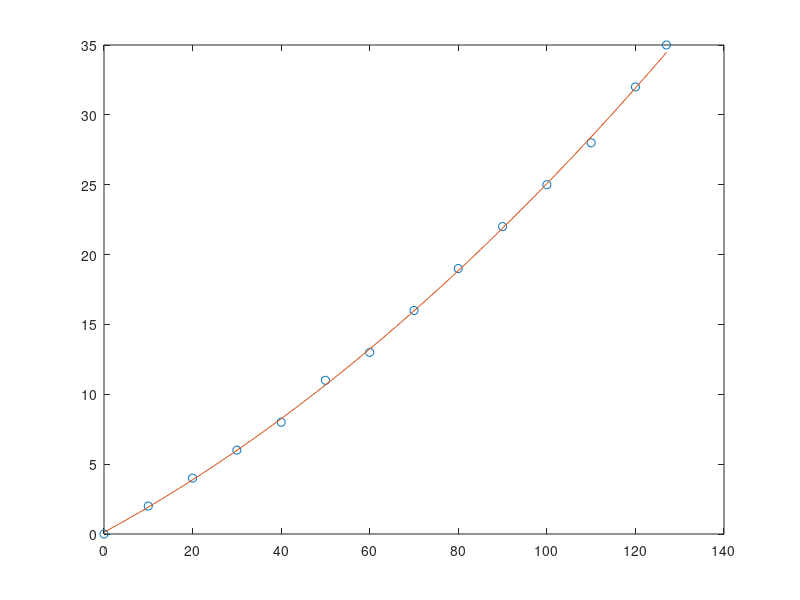

The MATLAB script that drew this image:
% measurements
x = [0, 10, 20, 30, 40, 50, 60, 70, 80, 90, 100, 110, 120, 127]; % steering input to the steering servo
y = [0, 2, 4, 6, 8, 11, 13, 16, 19, 22, 25, 28, 32, 35]; % wheel turning angle in degrees

% 2nd order polynomial fitted to the measurement data
p1 = 0.0007722;
p2 = 0.1723;
p3 = 0.1239;
angle = @(x) p1.*x.^2 + p2.*x + p3;

% interpolated data from the fit function
x1 = [0:1:127];
y1 = angle(x1);

plot(x, y, 'o', x1, y1);

% convert angles (in degrees) to sines
y2 = sind(y1);

% output result to a file
fileID = fopen('sines.txt', 'w');
fprintf(fileID, 'F8(%3.6f), ', y2);
fclose(fileID);
